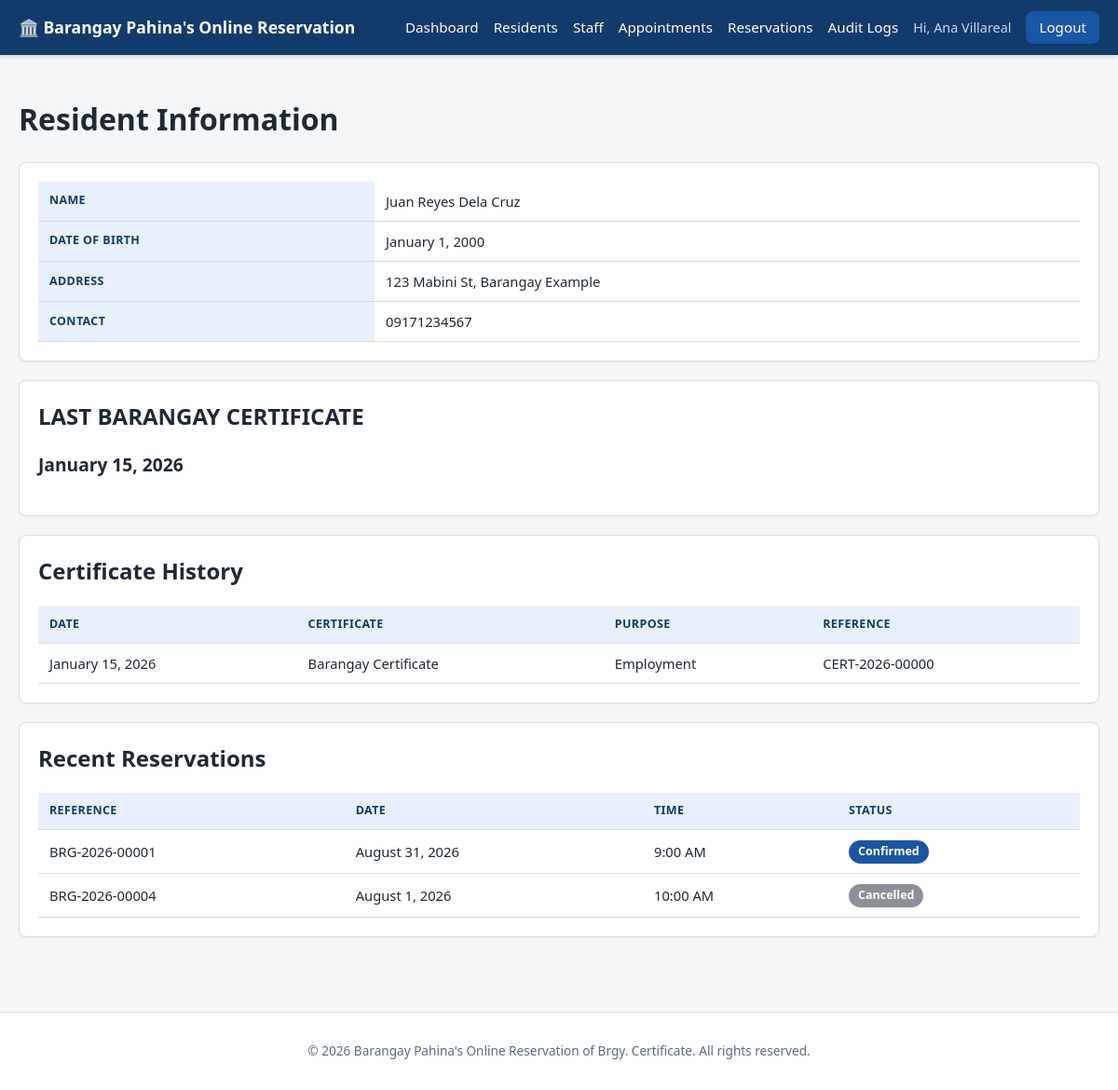
Page /staff/resident-view.php?id=1 (signed in) on the committed database.
### tables this page shows
CREATE TABLE residents (
    id INT AUTO_INCREMENT PRIMARY KEY,
    user_id INT NOT NULL,
    first_name VARCHAR(50) NOT NULL,
    middle_name VARCHAR(50) DEFAULT NULL,
    last_name VARCHAR(50) NOT NULL,
    date_of_birth DATE NOT NULL,
    address VARCHAR(255) NOT NULL,
    contact_number VARCHAR(20) NOT NULL,
    created_at DATETIME NOT NULL DEFAULT CURRENT_TIMESTAMP,
    updated_at DATETIME NOT NULL DEFAULT CURRENT_TIMESTAMP ON UPDATE CURRENT_TIMESTAMP,
    FOREIGN KEY (user_id) REFERENCES users(id) ON DELETE CASCADE,
    INDEX idx_resident_name (last_name, first_name),
    INDEX idx_contact (contact_number)
);

CREATE TABLE certificates (
    id INT AUTO_INCREMENT PRIMARY KEY,
    resident_id INT NOT NULL,
    reservation_id INT DEFAULT NULL,
    certificate_type VARCHAR(100) NOT NULL DEFAULT 'Barangay Certificate',
    purpose VARCHAR(150) NOT NULL,
    issued_by INT NOT NULL,            
    issued_at DATETIME NOT NULL DEFAULT CURRENT_TIMESTAMP,
    reference_number VARCHAR(20) NOT NULL UNIQUE,
    FOREIGN KEY (resident_id) REFERENCES residents(id) ON DELETE CASCADE,
    FOREIGN KEY (reservation_id) REFERENCES reservations(id) ON DELETE SET NULL,
    FOREIGN KEY (issued_by) REFERENCES staff(id) ON DELETE RESTRICT,
    INDEX idx_cert_ref (reference_number),
    INDEX idx_cert_resident (resident_id)
);

CREATE TABLE reservations (
    id INT AUTO_INCREMENT PRIMARY KEY,
    reference_number VARCHAR(20) NOT NULL UNIQUE,
    resident_id INT NOT NULL,
    certificate_type VARCHAR(100) NOT NULL DEFAULT 'Barangay Certificate',
    purpose VARCHAR(150) NOT NULL,
    appointment_date DATE NOT NULL,
    appointment_time TIME NOT NULL,
    status ENUM('Pending','Confirmed','Completed','Cancelled','Rejected','No-show')
        NOT NULL DEFAULT 'Pending',
    created_at DATETIME NOT NULL DEFAULT CURRENT_TIMESTAMP,
    updated_at DATETIME NOT NULL DEFAULT CURRENT_TIMESTAMP ON UPDATE CURRENT_TIMESTAMP,
    FOREIGN KEY (resident_id) REFERENCES residents(id) ON DELETE CASCADE,
    INDEX idx_ref_number (reference_number),
    INDEX idx_appt_date_res (appointment_date)
);

### staff/resident-view.php (the view, shortened to what this page needs)
<?php
require_once __DIR__ . '/../config/database.php';
require_once __DIR__ . '/../includes/functions.php';
$id = (int)($_GET['id'] ?? 0);
$stmt = $pdo->prepare('SELECT * FROM residents WHERE id = ?');
$stmt->execute([$id]);
$resident = $stmt->fetch();
$stmt = $pdo->prepare('SELECT * FROM certificates WHERE resident_id = ? ORDER BY issued_at DESC');
$stmt->execute([$id]);
$certificates = $stmt->fetchAll();
$lastCertDate = getLastCertificateDate($pdo, $id);
$stmt = $pdo->prepare('SELECT * FROM reservations WHERE resident_id = ? ORDER BY appointment_date DESC LIMIT 10');
$stmt->execute([$id]);
$reservations = $stmt->fetchAll();
require_once __DIR__ . '/../includes/header.php';
?>
<h1>Resident Information</h1>
<div class="card">
    <table>
        <tr><th>Name</th><td><?= h($resident['first_name'] . ' ' . $resident['middle_name'] . ' ' . $resident['last_name']) ?></td></tr>
        <tr><th>Date of Birth</th><td><?= formatDate($resident['date_of_birth']) ?></td></tr>
        <tr><th>Address</th><td><?= h($resident['address']) ?></td></tr>
        <tr><th>Contact</th><td><?= h($resident['contact_number']) ?></td></tr>
    </table>
</div>
<div class="card">
    <h2>LAST BARANGAY CERTIFICATE</h2>
    <p style="font-size:1.2rem;"><strong><?= $lastCertDate ? formatDate($lastCertDate) : 'No previous certificate record.' ?></strong></p>
</div>
<div class="card">
    <h2>Certificate History</h2>
    <?php if (!$certificates): ?>
        <p>No previous certificate record.</p>
    <?php else: ?>
        <div class="table-wrapper">
            <table>
                <thead><tr><th>Date</th><th>Certificate</th><th>Purpose</th><th>Reference</th></tr></thead>
                <tbody>
                <?php foreach ($certificates as $c): ?>
                    <tr>
                        <td><?= formatDate($c['issued_at']) ?></td>
                        <td><?= h($c['certificate_type']) ?></td>
                        <td><?= h($c['purpose']) ?></td>
                        <td><?= h($c['reference_number']) ?></td>
                    </tr>
                <?php endforeach; ?>
                </tbody>
            </table>
        </div>
    <?php endif; ?>
</div>
<div class="card">
    <h2>Recent Reservations</h2>
    <div class="table-wrapper">
        <table>
            <thead><tr><th>Reference</th><th>Date</th><th>Time</th><th>Status</th></tr></thead>
            <tbody>
            <?php foreach ($reservations as $r): ?>
                <tr>
                    <td><?= h($r['reference_number']) ?></td>
                    <td><?= formatDate($r['appointment_date']) ?></td>
                    <td><?= formatTime($r['appointment_time']) ?></td>
                    <td><?= statusBadge($r['status']) ?></td>
                </tr>
            <?php endforeach; ?>
            </tbody>
        </table>
    </div>
</div>
<?php require_once __DIR__ . '/../includes/footer.php'; ?>

### includes/functions.php (shortened to what this page needs)
<?php
function h(?string $value): string
{
    return htmlspecialchars($value ?? '', ENT_QUOTES, 'UTF-8');
}
function formatDate(?string $date): string
{
    $ts = strtotime($date);
    return $ts ? date('F j, Y', $ts) : $date;
}
function formatTime(?string $time): string
{
    $ts = strtotime($time);
    return $ts ? date('g:i A', $ts) : $time;
}
function statusBadge(string $status): string
{
    $map = [
        'Pending'   => 'badge-pending',
        'Confirmed' => 'badge-confirmed',
        'Completed' => 'badge-completed',
        'Cancelled' => 'badge-cancelled',
        'Rejected'  => 'badge-rejected',
        'No-show'   => 'badge-noshow',
    ];
    $class = $map[$status] ?? 'badge-pending';
    return '<span class="badge ' . $class . '">' . h($status) . '</span>';
}
function getLastCertificateDate(PDO $pdo, int $residentId): ?string
{
    $stmt = $pdo->prepare(
        'SELECT issued_at FROM certificates WHERE resident_id = ? ORDER BY issued_at DESC LIMIT 1'
    );
    $stmt->execute([$residentId]);
    $val = $stmt->fetchColumn();
    return $val ?: null;
}

### css/style.css (style rules this page uses)
:root { --blue-dark: #123a6b; --blue: #1a56a3; --blue-light: #e8f0fb; --gray-light: #f4f6f8; --gray-border: #d6dce3; --text-dark: #1f2933; --text-muted: #5c6b7a; --white: #ffffff; --green: #1e7e34; --yellow: #a86b00; --red: #b02a2a; --radius: 8px; }
* { box-sizing: border-box; }
body { margin: 0; font-family: "Segoe UI", Arial, Helvetica, sans-serif; background: var(--gray-light); color: var(--text-dark); line-height: 1.5; }
.card { background: var(--white); border: 1px solid var(--gray-border); border-radius: var(--radius); padding: 20px; margin-bottom: 20px; box-shadow: 0 1px 2px rgba(0,0,0,0.04); }
.card h2, .card h3 { margin-top: 0; }
.page-container table { width: 100%; border-collapse: collapse; background: var(--white); }
.page-container th, .page-container td { text-align: left; padding: 10px 12px; border-bottom: 1px solid var(--gray-border); font-size: 0.92rem; }
.page-container th { background: var(--blue-light); color: var(--blue-dark); text-transform: uppercase; font-size: 0.78rem; letter-spacing: 0.03em; }
.table-wrapper { overflow-x: auto; }
.badge { display: inline-block; padding: 3px 10px; border-radius: 999px; font-size: 0.78rem; font-weight: 600; color: var(--white); }
.badge-confirmed { background: var(--blue); }
.badge-cancelled { background: #8a8f98; }

### rows in the picture
residents: first_name+middle_name+last_name "Juan Reyes Dela Cruz", date_of_birth "January 1, 2000", address "123 Mabini St, Barangay Example", contact_number "09171234567"
certificates: issued_at "January 15, 2026", certificate_type "Barangay Certificate", purpose "Employment", reference_number "CERT-2026-00000"
reservations: reference_number "BRG-2026-00001", appointment_date "August 31, 2026", appointment_time "9:00 AM", status "Confirmed"
reservations: reference_number "BRG-2026-00004", appointment_date "August 1, 2026", appointment_time "10:00 AM", status "Cancelled"

### other values in the picture
$_SESSION['display_name'] "Ana Villareal"
